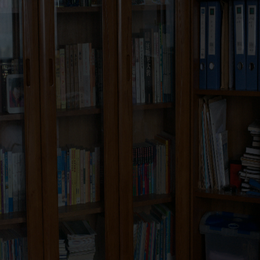
%> input picture Proposed_2(STGV_NCC-Fused)/Proposed_2(STGV_NCC-Fused)/dataset/5.png, 260 x 260 px, shrunk from 512 x 512 before the run
$ octave main.m   (GNU Octave 9; MATLAB toolbox functions it lacks are replaced by stand-ins)
%> lines starting %> are read from the running program, lines starting %| are printed output that depends on the picture
### Proposed_2(STGV_NCC-Fused)/Proposed_2(STGV_NCC-Fused)/RTV/tsmooth.m
function S = tsmooth(I,lambda,sigma,sharpness,maxIter)
%tsmooth - Structure Extraction from Texture via Relative Total Variation
%   S = tsmooth(I, lambda, sigma, maxIter) extracts structure S from
%   structure+texture input I, with smoothness weight lambda, scale
%   parameter sigma and iteration number maxIter.
%
%   Paras:
%   @I         : Input UINT8 image, both grayscale and color images are acceptable.
%   @lambda    : Parameter controlling the degree of smooth.
%                Range (0, 0.05], 0.01 by default.
%   @sigma     : Parameter specifying the maximum size of texture elements.
%                Range (0, 6], 3 by defalut.
%   @sharpness : Parameter controlling the sharpness of the final results,
%                which corresponds to \epsilon_s in the paper [1]. The smaller the value, the sharper the result.
%                Range (1e-3, 0.03], 0.02 by defalut.
%   @maxIter   : Number of itearations, 4 by default.
%
%   Example
%   ==========
%   I  = imread('Bishapur_zan.jpg');
%   S  = tsmooth(I); % Default Parameters (lambda = 0.01, sigma = 3, sharpness = 0.02, maxIter = 4)
%   figure, imshow(I), figure, imshow(S);
%
%   ==========
%   The Code is created based on the method described in the following paper
%   [1] "Structure Extraction from Texture via Relative Total Variation", Li Xu, Qiong Yan, Yang Xia, Jiaya Jia, ACM Transactions on Graphics,
%   (SIGGRAPH Asia 2012), 2012.
%   The code and the algorithm are for non-comercial use only.
%
%   Author: Li Xu (xuli@cse.cuhk.edu.hk)
%   Date  : 08/25/2012
%   Version : 1.0
%   Copyright 2012, The Chinese University of Hong Kong.
%

    if (~exist('lambda','var'))
       lambda=0.01;
    end
    if (~exist('sigma','var'))
       sigma=3.0;
    end
    if (~exist('sharpness','var'))
        sharpness = 0.02;
    end
    if (~exist('maxIter','var'))
       maxIter=4;
    end
    I = im2double(I);
    x = I;
    sigma_iter = sigma;
    lambda = lambda/2.0;
    dec=2.0;
    for iter = 1:maxIter
        [wx, wy] = computeTextureWeights(x, sigma_iter, sharpness);
        x = solveLinearEquation(I, wx, wy, lambda);
        sigma_iter = sigma_iter/dec;
        if sigma_iter < 0.5
            sigma_iter = 0.5;
        end
    end
    S = x;
end

function [retx, rety] = computeTextureWeights(fin, sigma,sharpness)

   fx = diff(fin,1,2);
   fx = padarray(fx, [0 1 0], 'post');
   fy = diff(fin,1,1);
   fy = padarray(fy, [1 0 0], 'post');

   vareps_s = sharpness;
   vareps = 0.001;

   wto = max(sum(sqrt(fx.^2+fy.^2),3)/size(fin,3),vareps_s).^(-1);
   fbin = lpfilter(fin, sigma);
   gfx = diff(fbin,1,2);
   gfx = padarray(gfx, [0 1], 'post');
   gfy = diff(fbin,1,1);
   gfy = padarray(gfy, [1 0], 'post');
   wtbx = max(sum(abs(gfx),3)/size(fin,3),vareps).^(-1);
   wtby = max(sum(abs(gfy),3)/size(fin,3),vareps).^(-1);
   retx = wtbx.*wto;
   rety = wtby.*wto;

   retx(:,end) = 0;
   rety(end,:) = 0;

end

% [6 lines left out: function conv2_sep, not called in this run]

function FBImg = lpfilter(FImg, sigma)
    FBImg = FImg;
    for ic = 1:size(FBImg,3)
        FBImg(:,:,ic) = conv2_sep(FImg(:,:,ic), sigma);
    end
end

function OUT = solveLinearEquation(IN, wx, wy, lambda)
%
% The code for constructing inhomogenious Laplacian is adapted from
% the implementaion of the wlsFilter.
%
% For color images, we enforce wx and wy be same for three channels
% and thus the pre-conditionar only need to be computed once.
%
    [r,c,ch] = size(IN);
    k = r*c;
    dx = -lambda*wx(:);
    dy = -lambda*wy(:);
    B(:,1) = dx;
    B(:,2) = dy;
    d = [-r,-1];
    A = spdiags(B,d,k,k);
    e = dx;
    w = padarray(dx, r, 'pre'); w = w(1:end-r);
    s = dy;
    n = padarray(dy, 1, 'pre'); n = n(1:end-1);
    D = 1-(e+w+s+n);
    A = A + A' + spdiags(D, 0, k, k);
    if exist('ichol','builtin')
        L = ichol(A,struct('michol','on'));
        OUT = IN;
        for ii=1:ch
            tin = IN(:,:,ii);
            [tout, flag] = pcg(A, tin(:),0.1,100, L, L');
            OUT(:,:,ii) = reshape(tout, r, c);
        end
    else
        OUT = IN;
        for ii=1:ch
            tin = IN(:,:,ii);
            tout = A\tin(:);
            OUT(:,:,ii) = reshape(tout, r, c);
        end
    end

end

### Proposed_2(STGV_NCC-Fused)/Proposed_2(STGV_NCC-Fused)/NoiseEstimation/image2cols.m
%   Author: Harold Christopher Burger
%   Date:   March 19, 2012.

function res = image2cols(im, pSz, stride)


  range_y = 1:stride:(size(im,1)-pSz+1);
  range_x = 1:stride:(size(im,2)-pSz+1);
  if (range_y(end)~=(size(im,1)-pSz+1))
    range_y = [range_y (size(im,1)-pSz+1)];
  end
  if (range_x(end)~=(size(im,2)-pSz+1))
    range_x = [range_x (size(im,2)-pSz+1)];
  end
  sz = length(range_y)*length(range_x);

  res = zeros(pSz^2, sz);

  idx = 0;
  for y=range_y
    for x=range_x
      p = im(y:y+pSz-1,x:x+pSz-1);
      idx = idx + 1;
      res(:,idx) = p(:);
    end
  end

return

### Proposed_2(STGV_NCC-Fused)/Proposed_2(STGV_NCC-Fused)/NoiseEstimation/NoiseEstimation.m
% -----------------------------------------------------------------------
%Inputs:
% im_noisy:  the noisy image whose noise level requires to be estimated
% PatchSize: the predefined size of patches
%
%Outputs:
% estsigma: Estimated result given by our method
% -----------------------------------------------------------------------
function estsigma =NoiseEstimation(im_noisy,PatchSize)

p_out = image2cols(im_noisy, PatchSize, 3);

mu = mean(p_out,2);
sigma=(p_out-repmat(mu,[1,size(p_out,2)])) ...
        *(p_out-repmat(mu,[1,size(p_out,2)]))'/(size(p_out,2));
eigvalue = (sort((eig(sigma)),'ascend'));

for CompCnt = size(p_out,1):-1:1
    Mean = mean(eigvalue(1:CompCnt));

    if(sum(eigvalue(1:CompCnt)>Mean) == sum(eigvalue(1:CompCnt)<Mean))
        break
    end

end
estsigma = sqrt(Mean);

### Proposed_2(STGV_NCC-Fused)/Proposed_2(STGV_NCC-Fused)/RollingGuidanceFilter.m
function result = RollingGuidanceFilter(I, sigma_s, sigma_r, ...
     iteration,GaussianPrecision)

if ~exist('iteration','var')
    iteration = 4;
end

if ~exist('sigma_s','var')
    sigma_s = 3;
end

if ~exist('sigma_r','var')
    sigma_r = 0.1;
end

if ~exist('GaussianPrecision','var')
    GaussianPrecision = 0.08;
end

[a b c] = size(I);

GaussianWindow = WindowBlock(sigma_s, GaussianPrecision);

N = ( size(GaussianWindow,1) -1)/2;

J_plus = I;

%Guide = imguidedfilter(I);
Guide = imguidedfilter(I,...
    'NeighborhoodSize',[9 9],...
    'DegreeOfSmoothing',0.0005);

I = ExpandBorder(I,N);

J = ExpandBorder(Guide,N);


for l = 1:iteration
    for k = 1 : c
        for j = 1+N : b+N
            for i = 1+N : a+N
                RangeWeight = exp(-(J(i-N:i+N,j-N:j+N,k)-J(i,j,k)).^2/(2*sigma_r^2));

LocalGuide = J(i-N:i+N,j-N:j+N,k);

%[Gx,Gy] = gradient(LocalGuide);
[Gx,Gy] = imgradientxy(LocalGuide,'sobel');
%EdgeWeight = exp(-2*sqrt(Gx.^2 + Gy.^2));
edge = sqrt(Gx.^2 + Gy.^2);

edge = edge/(max(edge(:))+eps);

EdgeWeight = exp(-0.6*edge);
H = GaussianWindow .* RangeWeight .* EdgeWeight;
               K_p = sum(H(:));

if K_p < eps
    K_p = eps;
end

J_plus(i-N,j-N,k) = sum(sum(H .* I(i-N:i+N,j-N:j+N,k))) / K_p;

            end
        end
    end

    J = ExpandBorder(J_plus, N);

end   % <-- closes the for l = 1:iteration loop

Residual = I(N+1:end-N,N+1:end-N,:) - J_plus;

grayR = rgb2gray(J_plus);

[Gx,Gy] = imgradientxy(grayR);

edgeMap = sqrt(Gx.^2 + Gy.^2);

edgeMap = edgeMap ./ (max(edgeMap(:))+eps);
Weight = exp(-2 * edgeMap);

%Weight = exp(-2*edgeMap);

Weight = repmat(Weight,[1 1 size(I,3)]);

noiseLevel = std(Residual(:));

alpha = max(0.05,min(0.15,0.5*noiseLevel));

result = J_plus + alpha .* Weight .* Residual;

result = max(min(result,1),0);

end    % <-- closes RollingGuidanceFilter function

%==================================================================

function GaussianWindow = WindowBlock(sigma_s, GaussianPrecision)
%function GaussianWindow = WindowBlock(sigma_s, GaussianPrecision)
%product a Block of 2D Gaussian.
%input    sigma_s: the Gaussian standard deviation; GaussianPrecision: contorl the size of Block.
%output   GaussianWindow: a square matrix of 2D Gaussian.

%right below
pq = bsxfun(@plus, ([0:sigma_s*3].^2)', [0:sigma_s*3].^2);

% gaussian distribution
pqrb = exp(-pq/2/sigma_s^2);

% element that is less than GaussianPrecision ar equal zero
pqrb = pqrb .* (pqrb>GaussianPrecision);

% remove all zero column
pqrb(:, pqrb(1,:)==0) = [];

% remove all zero row
pqrb(pqrb(:,1)==0, :) = [];

%left below
pqlb = fliplr(pqrb);

%right upper
pqru = flipud(pqrb);

%left upper
pqlu = fliplr(pqru);

GaussianWindow = [pqlu(:, 1:end-1)     pqru;
                  pqlb(2:end, 1:end-1) pqrb(2:end, :)];

end

%==================================================================

function imageExpand = ExpandBorder(image, N)
%function imageExpand = ExpandBorder(image, N)
%is On the edge of the pixels extend outward N pixels.
%input    image: the origic image; N: the number of expansion need.
%output   imageExpand: generate a new image

imageExpand = [repmat(image(1,:,:), [N,1,1]) ; image ; repmat(image(end,:,:), [N,1,1])];
imageExpand = [repmat(imageExpand(:,1,:), [1,N,1])  imageExpand  repmat(imageExpand(:,end,:), [1,N,1])];

end

### Proposed_2(STGV_NCC-Fused)/Proposed_2(STGV_NCC-Fused)/main.m
clear
close all
addpath('NoiseEstimation')
addpath('utils')
addpath('RTV')

para.alpha = 0.10;%α
para.beta = 0.01;%β
para.delta = 1000;%δ
para.maxiter = 20;%K
para.vareps = 1e-2;%ɛ
para.debug = true;

for j = 1
    img1 = im2double(imread("dataset\5.png"));
    figure;imshow(img1);title("Input");
    hsvI=rgb2hsv(img1);
%> hsvI: size 260x260x3 double; mean H, S, V 0.252, 0.477, 0.0985
    gamma=log10(0.3)/log10(mean2(hsvI(:,:,3)));
%> gamma = 0.519
    if(gamma>1)
        gamma=1;
    end
    hsvI(:,:,3)=hsvI(:,:,3).^gamma;
%> hsvI: size 260x260x3 double; mean H, S, V 0.252, 0.477, 0.292
    E0=hsv2rgb(hsvI);
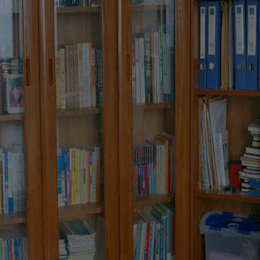
%> E0: size 260x260x3 double; mean R, G, B 0.262, 0.221, 0.186
    S0=tsmooth(E0,0.015,3);
%> the loop in tsmooth, `for iter = 1:maxIter` made 4 passes
%> pass 1, in computeTextureWeights, `fx = diff(fin,1,2);`:
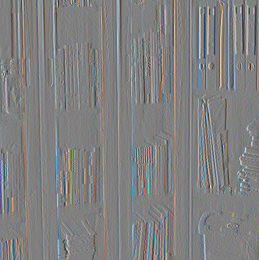
%> fx: size 260x259x3 double; mean R, G, B -0.000795, -0.00068, -0.000461; drawn with min black and max white
%> pass 1, in computeTextureWeights, `fx = padarray(fx, [0 1 0], 'post');`:
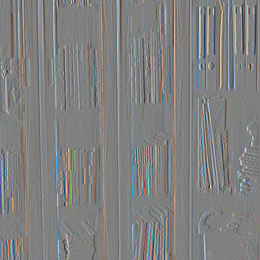
%> fx: size 260x260x3 double; mean R, G, B -0.000792, -0.000677, -0.000459; drawn with min black and max white
%> pass 1, in computeTextureWeights, `fy = padarray(fy, [1 0 0], 'post');`:
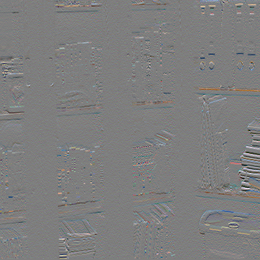
%> fy: size 260x260x3 double; mean R, G, B 0.00015, 5.66e-05, 3.36e-05; drawn with min black and max white
%> after the loop in tsmooth, `for iter = 1:maxIter`: sigma_iter = 0.5
%> in tsmooth, `S = x;`:
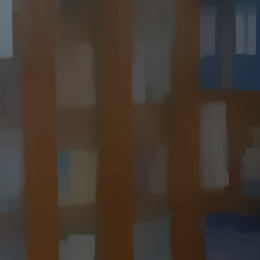
%> S: size 260x260x3 double; mean R, G, B 0.262, 0.221, 0.186; mean of the top-left, top-right, bottom-left and bottom-right quarters 0.245, 0.225, 0.231, 0.192

    S00=S0;

    nSig=NoiseEstimation(E0,1);
%> after the loop in image2cols, `for y=range_y`: idx = 7744; res = 7744 values, max 0.488 at index 3, min 0 at index 71, mean 0.259
%> in NoiseEstimation, `p_out = image2cols(im_noisy, PatchSize, 3);`: p_out has the same summary as res in image2cols
%> in NoiseEstimation, `mu = mean(p_out,2);`: mu = 0.259
%> in NoiseEstimation, `sigma=(p_out-repmat(mu,[1,size(p_out,2)])) *(p_out-repmat(mu,[1,size(p..`: sigma = 0.00844
%> the loop in NoiseEstimation, `for CompCnt = size(p_out,1):-1:1` made 1 pass
%> Mean on pass 1: 0.00844
%> in NoiseEstimation, `estsigma = sqrt(Mean);`: estsigma = 0.0918
%> nSig = 0.0918
    if(nSig>0.06)
        para.delta=0.5;
    else
        para.delta=1000;
    end

    %Target noise histogram statistics
    var1=0.1;
    N_target=var1^0.5*randn(size(img1));
    [C0,edges0] = histcounts(N_target,2000,'Normalization','cdf');
%> C0 = 2000 values from 4.93e-06 to 1; edges0 = 2001 values from -1.34 to 1.4
    [C,ia,ic]=unique(C0);
%> C = 1644 values from 4.93e-06 to 1; ia = 1644 values from 1 to 2000; ic = 2000 values from 1 to 1644
    C0=[0,C];
    C0(1,end)=1;
    edges01=edges0(2:end);
    edges0=[edges0(1),edges01(ia)];
    rng('default')
    if(nSig>0.1)
        N_add=0.00001^0.5*randn(size(img1));
    else
        N_add =0.000001^0.5*randn(size(img1)); %for SDSD
    end

    maxiter1=3;
    N2=zeros(size(img1));
    for iter=1:maxiter1
        hsvI=rgb2hsv(S0);
        hsvI(:,:,3)=hsvI(:,:,3).^(1/gamma);
        S_low=hsv2rgb(hsvI);
        if(iter==1)
            S_low0=S_low;
        end
        N1=img1-S_low;
        N1=N1+N_add;

        %Noise transformation
        for ch=1:size(img1,3)
           N2(:,:,ch)=Noise_trans(N1(:,:,ch),C0,edges0);
        end

        Nimg2=S0+N2;
        Nimg2(Nimg2<0)=0;
        Nimg2(Nimg2>1)=1;

        if(iter==maxiter1)

%% Adaptive ERGF Parameters

nSig = NoiseEstimation(Nimg2,5);

if nSig < 0.03

    sigma_s = 1;
    sigma_r = 0.005;
    iteration = 1;

elseif nSig < 0.06

    sigma_s = 1;
    sigma_r = 0.007;
    iteration = 1;

else

    sigma_s = 1;
    sigma_r = 0.009;
    iteration = 1;

end

GaussianPrecision = 0.02;

%> (the run ends here)
